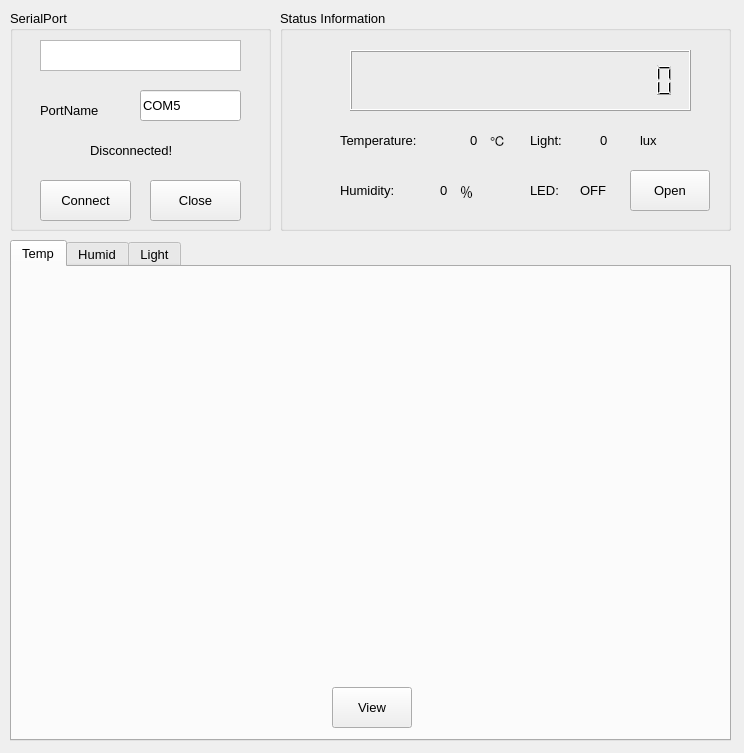
<?xml version="1.0" encoding="UTF-8"?>
<ui version="4.0">
 <class>Widget</class>
 <widget class="QWidget" name="Widget">
  <property name="geometry">
   <rect>
    <x>0</x>
    <y>0</y>
    <width>744</width>
    <height>753</height>
   </rect>
  </property>
  <property name="windowTitle">
   <string>基于物联网的温室大棚智慧管理系统</string>
  </property>
  <property name="windowIcon">
   <iconset resource="resource.qrc">
    <normaloff>:/new/prefix1/apple.png</normaloff>:/new/prefix1/apple.png</iconset>
  </property>
  <widget class="QGroupBox" name="groupBox">
   <property name="geometry">
    <rect>
     <x>10</x>
     <y>10</y>
     <width>261</width>
     <height>221</height>
    </rect>
   </property>
   <property name="font">
    <font>
     <pointsize>10</pointsize>
     <bold>false</bold>
    </font>
   </property>
   <property name="title">
    <string>SerialPort</string>
   </property>
   <widget class="QLabel" name="SerialStatus">
    <property name="geometry">
     <rect>
      <x>80</x>
      <y>130</y>
      <width>151</width>
      <height>20</height>
     </rect>
    </property>
    <property name="font">
     <font>
      <pointsize>10</pointsize>
      <bold>false</bold>
     </font>
    </property>
    <property name="text">
     <string>Disconnected!</string>
    </property>
   </widget>
   <widget class="QLineEdit" name="Port">
    <property name="geometry">
     <rect>
      <x>130</x>
      <y>80</y>
      <width>101</width>
      <height>31</height>
     </rect>
    </property>
    <property name="font">
     <font>
      <pointsize>10</pointsize>
      <bold>false</bold>
     </font>
    </property>
    <property name="cursor">
     <cursorShape>BlankCursor</cursorShape>
    </property>
    <property name="text">
     <string>COM5</string>
    </property>
   </widget>
   <widget class="QPushButton" name="SerialClose">
    <property name="geometry">
     <rect>
      <x>140</x>
      <y>170</y>
      <width>91</width>
      <height>41</height>
     </rect>
    </property>
    <property name="font">
     <font>
      <pointsize>10</pointsize>
      <bold>false</bold>
     </font>
    </property>
    <property name="cursor">
     <cursorShape>ArrowCursor</cursorShape>
    </property>
    <property name="autoFillBackground">
     <bool>false</bool>
    </property>
    <property name="text">
     <string>Close</string>
    </property>
   </widget>
   <widget class="QPushButton" name="SerialConnect">
    <property name="geometry">
     <rect>
      <x>30</x>
      <y>170</y>
      <width>91</width>
      <height>41</height>
     </rect>
    </property>
    <property name="font">
     <font>
      <pointsize>10</pointsize>
      <bold>false</bold>
     </font>
    </property>
    <property name="cursor">
     <cursorShape>ArrowCursor</cursorShape>
    </property>
    <property name="autoFillBackground">
     <bool>false</bool>
    </property>
    <property name="text">
     <string>Connect</string>
    </property>
   </widget>
   <widget class="QLabel" name="label">
    <property name="geometry">
     <rect>
      <x>30</x>
      <y>90</y>
      <width>81</width>
      <height>20</height>
     </rect>
    </property>
    <property name="font">
     <font>
      <pointsize>10</pointsize>
      <bold>false</bold>
     </font>
    </property>
    <property name="text">
     <string>PortName</string>
    </property>
   </widget>
   <widget class="QWidget" name="widget_3" native="true">
    <property name="geometry">
     <rect>
      <x>20</x>
      <y>120</y>
      <width>51</width>
      <height>51</height>
     </rect>
    </property>
    <property name="styleSheet">
     <string notr="true">image: url(:/new/prefix1/niao.png);</string>
    </property>
   </widget>
   <widget class="QTextBrowser" name="Display">
    <property name="geometry">
     <rect>
      <x>30</x>
      <y>30</y>
      <width>201</width>
      <height>31</height>
     </rect>
    </property>
    <property name="font">
     <font>
      <pointsize>10</pointsize>
      <bold>false</bold>
     </font>
    </property>
   </widget>
  </widget>
  <widget class="QGroupBox" name="groupBox_2">
   <property name="geometry">
    <rect>
     <x>280</x>
     <y>10</y>
     <width>451</width>
     <height>221</height>
    </rect>
   </property>
   <property name="font">
    <font>
     <pointsize>10</pointsize>
     <bold>false</bold>
    </font>
   </property>
   <property name="title">
    <string>Status Information</string>
   </property>
   <widget class="QLabel" name="label_3">
    <property name="geometry">
     <rect>
      <x>60</x>
      <y>120</y>
      <width>121</width>
      <height>21</height>
     </rect>
    </property>
    <property name="font">
     <font>
      <pointsize>10</pointsize>
      <bold>false</bold>
     </font>
    </property>
    <property name="text">
     <string>Temperature:</string>
    </property>
   </widget>
   <widget class="QLabel" name="label_4">
    <property name="geometry">
     <rect>
      <x>60</x>
      <y>170</y>
      <width>101</width>
      <height>21</height>
     </rect>
    </property>
    <property name="font">
     <font>
      <pointsize>10</pointsize>
      <bold>false</bold>
     </font>
    </property>
    <property name="text">
     <string>Humidity:</string>
    </property>
   </widget>
   <widget class="QLabel" name="TempValue">
    <property name="geometry">
     <rect>
      <x>190</x>
      <y>120</y>
      <width>21</width>
      <height>21</height>
     </rect>
    </property>
    <property name="font">
     <font>
      <pointsize>10</pointsize>
      <bold>false</bold>
     </font>
    </property>
    <property name="text">
     <string>0</string>
    </property>
   </widget>
   <widget class="QLabel" name="HumiValue">
    <property name="geometry">
     <rect>
      <x>160</x>
      <y>170</y>
      <width>21</width>
      <height>21</height>
     </rect>
    </property>
    <property name="font">
     <font>
      <pointsize>10</pointsize>
      <bold>false</bold>
     </font>
    </property>
    <property name="text">
     <string>0</string>
    </property>
   </widget>
   <widget class="QLabel" name="label_7">
    <property name="geometry">
     <rect>
      <x>210</x>
      <y>120</y>
      <width>41</width>
      <height>21</height>
     </rect>
    </property>
    <property name="font">
     <font>
      <pointsize>10</pointsize>
      <bold>false</bold>
     </font>
    </property>
    <property name="text">
     <string>℃</string>
    </property>
   </widget>
   <widget class="QLabel" name="label_8">
    <property name="geometry">
     <rect>
      <x>180</x>
      <y>170</y>
      <width>51</width>
      <height>21</height>
     </rect>
    </property>
    <property name="font">
     <font>
      <pointsize>10</pointsize>
      <bold>false</bold>
     </font>
    </property>
    <property name="text">
     <string>％</string>
    </property>
   </widget>
   <widget class="QLabel" name="label_9">
    <property name="geometry">
     <rect>
      <x>360</x>
      <y>120</y>
      <width>51</width>
      <height>21</height>
     </rect>
    </property>
    <property name="font">
     <font>
      <pointsize>10</pointsize>
      <bold>false</bold>
     </font>
    </property>
    <property name="text">
     <string>lux</string>
    </property>
   </widget>
   <widget class="QLabel" name="label_10">
    <property name="geometry">
     <rect>
      <x>250</x>
      <y>120</y>
      <width>61</width>
      <height>21</height>
     </rect>
    </property>
    <property name="font">
     <font>
      <pointsize>10</pointsize>
      <bold>false</bold>
     </font>
    </property>
    <property name="text">
     <string>Light:</string>
    </property>
   </widget>
   <widget class="QLabel" name="LightValue">
    <property name="geometry">
     <rect>
      <x>320</x>
      <y>120</y>
      <width>41</width>
      <height>21</height>
     </rect>
    </property>
    <property name="font">
     <font>
      <pointsize>10</pointsize>
      <bold>false</bold>
     </font>
    </property>
    <property name="text">
     <string>0</string>
    </property>
   </widget>
   <widget class="QLabel" name="LEDStatus">
    <property name="geometry">
     <rect>
      <x>300</x>
      <y>170</y>
      <width>41</width>
      <height>21</height>
     </rect>
    </property>
    <property name="font">
     <font>
      <pointsize>10</pointsize>
      <bold>false</bold>
     </font>
    </property>
    <property name="text">
     <string>OFF</string>
    </property>
   </widget>
   <widget class="QLabel" name="label_13">
    <property name="geometry">
     <rect>
      <x>250</x>
      <y>170</y>
      <width>41</width>
      <height>21</height>
     </rect>
    </property>
    <property name="font">
     <font>
      <pointsize>10</pointsize>
      <bold>false</bold>
     </font>
    </property>
    <property name="text">
     <string>LED:</string>
    </property>
   </widget>
   <widget class="QPushButton" name="LEDControl">
    <property name="geometry">
     <rect>
      <x>350</x>
      <y>160</y>
      <width>80</width>
      <height>41</height>
     </rect>
    </property>
    <property name="font">
     <font>
      <pointsize>10</pointsize>
      <bold>false</bold>
     </font>
    </property>
    <property name="cursor">
     <cursorShape>ArrowCursor</cursorShape>
    </property>
    <property name="autoFillBackground">
     <bool>false</bool>
    </property>
    <property name="text">
     <string>Open</string>
    </property>
   </widget>
   <widget class="QLCDNumber" name="LCD">
    <property name="geometry">
     <rect>
      <x>70</x>
      <y>40</y>
      <width>341</width>
      <height>61</height>
     </rect>
    </property>
    <property name="font">
     <font>
      <pointsize>10</pointsize>
      <bold>false</bold>
     </font>
    </property>
    <property name="smallDecimalPoint">
     <bool>false</bool>
    </property>
    <property name="digitCount">
     <number>19</number>
    </property>
    <property name="value" stdset="0">
     <double>0.000000000000000</double>
    </property>
   </widget>
   <widget class="QWidget" name="widget" native="true">
    <property name="geometry">
     <rect>
      <x>10</x>
      <y>110</y>
      <width>41</width>
      <height>41</height>
     </rect>
    </property>
    <property name="styleSheet">
     <string notr="true">image: url(:/new/prefix1/Temp.png);</string>
    </property>
   </widget>
   <widget class="QWidget" name="widget_2" native="true">
    <property name="geometry">
     <rect>
      <x>10</x>
      <y>160</y>
      <width>41</width>
      <height>41</height>
     </rect>
    </property>
    <property name="styleSheet">
     <string notr="true">image: url(:/new/prefix1/water.png);</string>
    </property>
   </widget>
   <widget class="QWidget" name="widget_4" native="true">
    <property name="geometry">
     <rect>
      <x>200</x>
      <y>150</y>
      <width>51</width>
      <height>51</height>
     </rect>
    </property>
    <property name="styleSheet">
     <string notr="true">image: url(:/new/prefix1/led.png);</string>
    </property>
   </widget>
   <widget class="QWidget" name="widget_7" native="true">
    <property name="geometry">
     <rect>
      <x>390</x>
      <y>130</y>
      <width>51</width>
      <height>41</height>
     </rect>
    </property>
    <property name="styleSheet">
     <string notr="true">image: url(:/new/prefix1/woniu.png);</string>
    </property>
   </widget>
   <widget class="QWidget" name="widget_9" native="true">
    <property name="geometry">
     <rect>
      <x>10</x>
      <y>20</y>
      <width>91</width>
      <height>61</height>
     </rect>
    </property>
    <property name="styleSheet">
     <string notr="true">image: url(:/new/prefix1/ye2.png);</string>
    </property>
   </widget>
  </widget>
  <widget class="QTabWidget" name="tabWidget">
   <property name="geometry">
    <rect>
     <x>10</x>
     <y>240</y>
     <width>721</width>
     <height>501</height>
    </rect>
   </property>
   <property name="font">
    <font>
     <pointsize>10</pointsize>
     <bold>false</bold>
    </font>
   </property>
   <property name="autoFillBackground">
    <bool>false</bool>
   </property>
   <property name="currentIndex">
    <number>0</number>
   </property>
   <property name="tabBarAutoHide">
    <bool>false</bool>
   </property>
   <widget class="QWidget" name="tab1">
    <attribute name="title">
     <string>Temp</string>
    </attribute>
    <widget class="QPushButton" name="BtTempView">
     <property name="geometry">
      <rect>
       <x>320</x>
       <y>420</y>
       <width>80</width>
       <height>41</height>
      </rect>
     </property>
     <property name="font">
      <font>
       <pointsize>10</pointsize>
       <bold>false</bold>
      </font>
     </property>
     <property name="text">
      <string>View</string>
     </property>
    </widget>
    <widget class="QWidget" name="TempView" native="true">
     <property name="geometry">
      <rect>
       <x>0</x>
       <y>0</y>
       <width>721</width>
       <height>421</height>
      </rect>
     </property>
     <property name="font">
      <font>
       <pointsize>10</pointsize>
       <bold>false</bold>
      </font>
     </property>
    </widget>
    <widget class="QWidget" name="widget_6" native="true">
     <property name="geometry">
      <rect>
       <x>0</x>
       <y>400</y>
       <width>51</width>
       <height>80</height>
      </rect>
     </property>
     <property name="styleSheet">
      <string notr="true">image: url(:/new/prefix1/hua.png);</string>
     </property>
    </widget>
    <widget class="QWidget" name="widget_5" native="true">
     <property name="geometry">
      <rect>
       <x>660</x>
       <y>400</y>
       <width>61</width>
       <height>71</height>
      </rect>
     </property>
     <property name="styleSheet">
      <string notr="true">image: url(:/new/prefix1/maozhua.png);</string>
     </property>
    </widget>
   </widget>
   <widget class="QWidget" name="tab2">
    <attribute name="title">
     <string>Humid</string>
    </attribute>
    <widget class="QPushButton" name="BtHumidView">
     <property name="geometry">
      <rect>
       <x>320</x>
       <y>420</y>
       <width>80</width>
       <height>41</height>
      </rect>
     </property>
     <property name="text">
      <string>View</string>
     </property>
    </widget>
    <widget class="QWidget" name="HumidView" native="true">
     <property name="geometry">
      <rect>
       <x>0</x>
       <y>0</y>
       <width>721</width>
       <height>421</height>
      </rect>
     </property>
     <widget class="QWidget" name="widget_8" native="true">
      <property name="geometry">
       <rect>
        <x>740</x>
        <y>60</y>
        <width>61</width>
        <height>71</height>
       </rect>
      </property>
      <property name="styleSheet">
       <string notr="true">image: url(:/new/prefix1/maozhua.png);</string>
      </property>
     </widget>
    </widget>
    <widget class="QWidget" name="widget_10" native="true">
     <property name="geometry">
      <rect>
       <x>0</x>
       <y>400</y>
       <width>51</width>
       <height>80</height>
      </rect>
     </property>
     <property name="styleSheet">
      <string notr="true">image: url(:/new/prefix1/hua.png);</string>
     </property>
    </widget>
    <widget class="QWidget" name="widget_13" native="true">
     <property name="geometry">
      <rect>
       <x>660</x>
       <y>400</y>
       <width>61</width>
       <height>71</height>
      </rect>
     </property>
     <property name="styleSheet">
      <string notr="true">image: url(:/new/prefix1/maozhua.png);</string>
     </property>
    </widget>
   </widget>
   <widget class="QWidget" name="tab">
    <attribute name="title">
     <string>Light</string>
    </attribute>
    <widget class="QPushButton" name="BtLightView">
     <property name="geometry">
      <rect>
       <x>320</x>
       <y>420</y>
       <width>80</width>
       <height>41</height>
      </rect>
     </property>
     <property name="text">
      <string>View</string>
     </property>
    </widget>
    <widget class="QWidget" name="LightView" native="true">
     <property name="geometry">
      <rect>
       <x>0</x>
       <y>0</y>
       <width>721</width>
       <height>421</height>
      </rect>
     </property>
     <widget class="QWidget" name="widget_11" native="true">
      <property name="geometry">
       <rect>
        <x>790</x>
        <y>50</y>
        <width>61</width>
        <height>71</height>
       </rect>
      </property>
      <property name="styleSheet">
       <string notr="true">image: url(:/new/prefix1/maozhua.png);</string>
      </property>
     </widget>
    </widget>
    <widget class="QWidget" name="widget_12" native="true">
     <property name="geometry">
      <rect>
       <x>0</x>
       <y>400</y>
       <width>51</width>
       <height>80</height>
      </rect>
     </property>
     <property name="styleSheet">
      <string notr="true">image: url(:/new/prefix1/hua.png);</string>
     </property>
    </widget>
    <widget class="QWidget" name="widget_14" native="true">
     <property name="geometry">
      <rect>
       <x>660</x>
       <y>400</y>
       <width>61</width>
       <height>71</height>
      </rect>
     </property>
     <property name="styleSheet">
      <string notr="true">image: url(:/new/prefix1/maozhua.png);</string>
     </property>
    </widget>
   </widget>
  </widget>
 </widget>
 <resources>
  <include location="resource.qrc"/>
 </resources>
 <connections/>
</ui>
